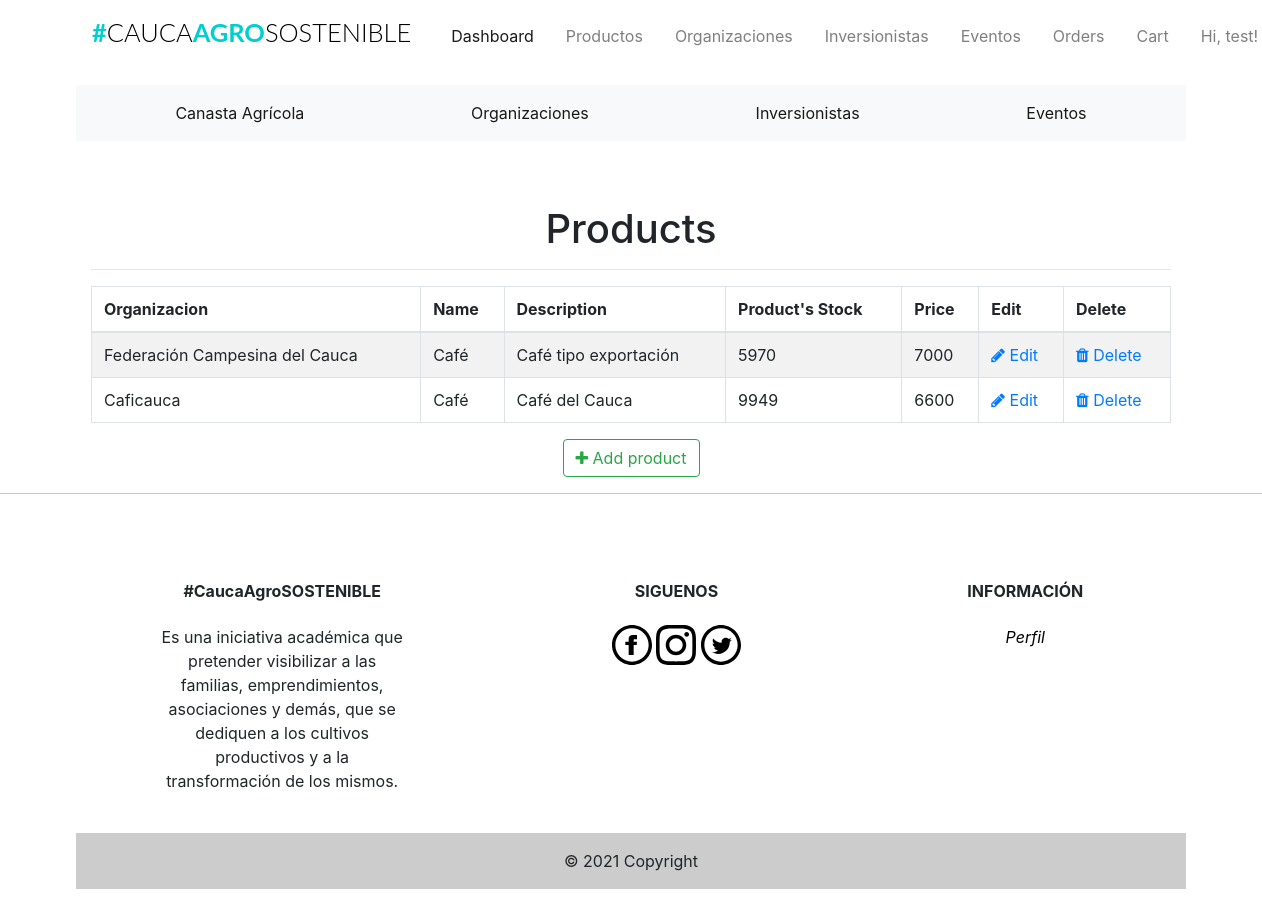
/admin/products (signed in), run on an earlier commit of the app's database.
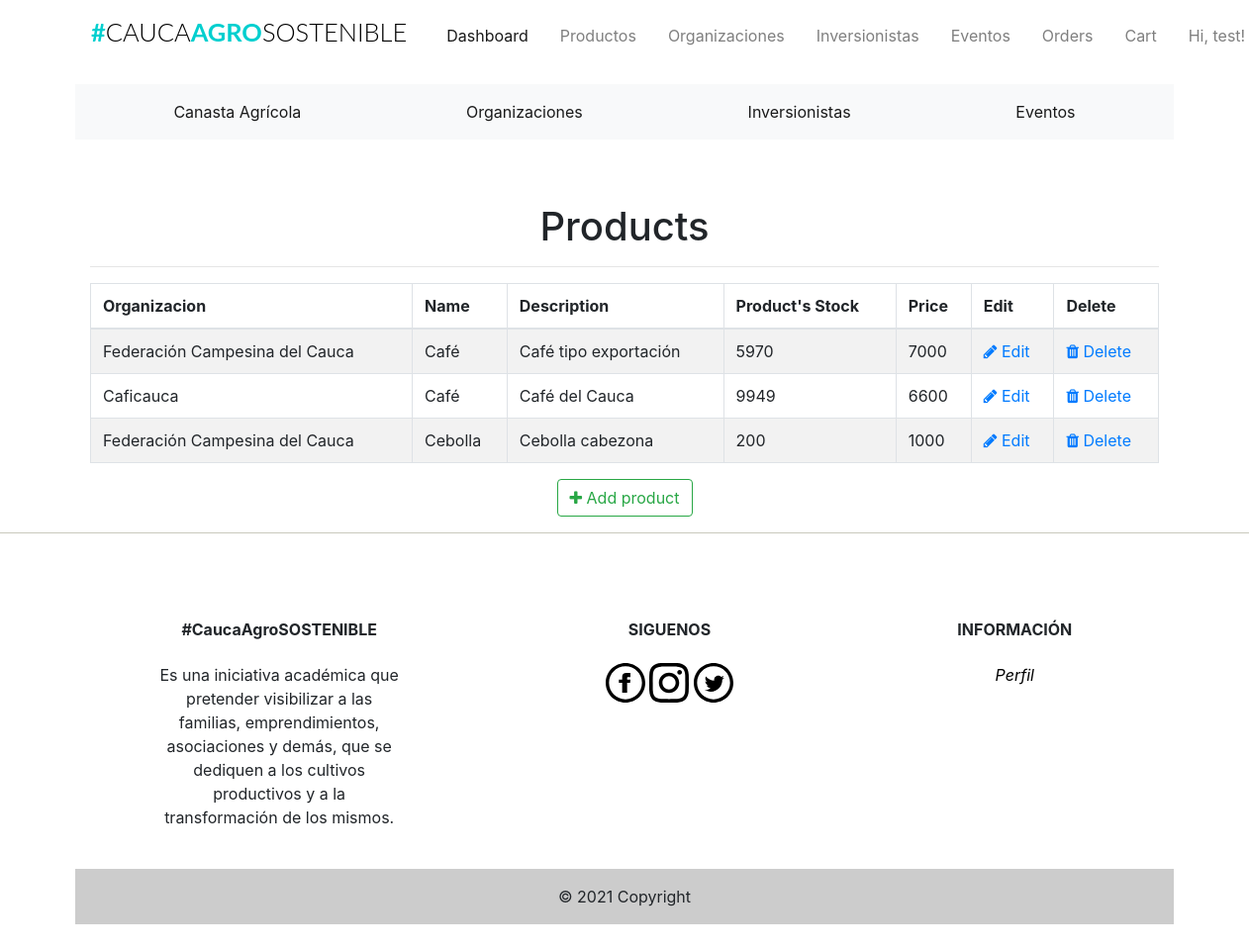
And on a later commit of the database.
### app/models.py (models this page shows, shortened)
class Products(db.Model):
    __tablename__ = 'products'
    id = db.Column(db.Integer, primary_key=True)
    product_name = db.Column(db.String(100), index=True)
    product_price = db.Column(db.Integer, index=True)
    product_image = db.Column(db.String(120))
    product_description = db.Column(db.String(200))
    product_stock = db.Column(db.Integer)
    promotion_value = db.Column(db.Integer, index=True)
    organizacion_id = db.Column(db.Integer, db.ForeignKey('organizaciones.id'))

class Organizaciones(db.Model):
    __tablename__ = 'organizaciones'
    id = db.Column(db.Integer, primary_key=True)
    organizacion_name = db.Column(db.String(20), index=True)
    organizacion_image = db.Column(db.String(120))
    organizacion_location = db.Column(db.String(120))
    organizacion_phone = db.Column(db.String(15))
    product = db.relationship('Products', backref='organizacion')

### app/admin/routes.py (the view)
@admin.route('/products', methods=['GET'])
@login_required
def list_products():
    check_admin()
    '''
	list all products
	'''
    products = Products.query.all()
    return render_template('admin/products/products.html', title='Products', products=products)

### app/admin/routes.py (called while the page is built)
def check_admin():
    if not current_user.is_admin:
        abort(403)

### app/models.py (called while the page is built)
@login_manager.user_loader
def load_user(id):
    return Users.query.get(int(id))

### app/templates/admin/products/products.html (shortened to what this page needs)
{% extends "base.html" %}
{% block head %}
<head>
    <link href="//maxcdn.bootstrapcdn.com/font-awesome/4.1.0/css/font-awesome.min.css" rel="stylesheet">
</head>
{% endblock head %}
{% block body %}
<div class="container">
  <div class="outer">
    <div class="middle">
      <div class="inner">
        <br/>
        <br/>
        <h1 style="text-align:center;">Products</h1>
        {% if products %}
          <hr class="intro-divider">
            <table class="table table-striped table-bordered">
              <thead>
                <tr>
                  <th> Organizacion</th>
                  <th> Name</th>
                  <th> Description </th>
                  <th> Product's Stock </th>
                  <th> Price </th>
                  <th> Edit </th>
                  <th> Delete </th>
                </tr>
              </thead>
              <tbody>
              {% for product in products %}
                <tr>
                  <td>{{ product.organizacion.organizacion_name}} </td>
                  <td> {{ product.product_name }} </td>
                  <td> {{ product.product_description }} </td>
                  <td> {{ product.product_stock }} </td>
                  <td> {{ product.product_price }} </td>
                  <td>
                    <a href="{{ url_for('admin.edit_product', id=product.id) }}">
                      <i class="fa fa-pencil"></i> Edit
                    </a>
                  </td>
                  <td>
                    <a href="{{ url_for('admin.delete_product', id=product.id) }}">
                      <i class="fa fa-trash" aria-hidden="true"></i> Delete
                    </a>
                  </td>
                </tr>
              {% endfor %}
              </tbody>
            </table>
          </div>
          <div style="text-align: center">
        {% else %}
          <div style="text-align: center">
            <h3> No Products have been added. </h3>
            <hr class="intro-divider">
        {% endif %}
          <a href="{{ url_for('admin.add_product') }}" class="btn btn-outline-success">
            <i class="fa fa-plus"></i>
            Add product
          </a>
        </div>
      </div>
    </div>
  </div>
{% endblock %}

What changed in the data, as far as the page shows it:
added Products: organizacion.organizacion_name "Federación Campesina del Cauca", product_name "Cebolla", product_description "Cebolla cabezona", product_stock "200", product_price "1000"
